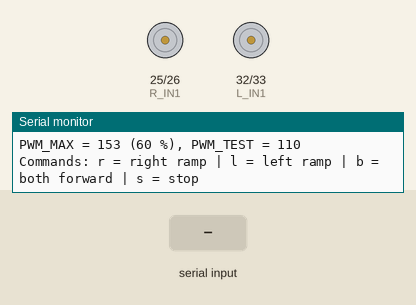
This sketch was run on a simulated ESP32. Shown: motor-driver pin pairs drawn as motors (green arrow = first pin HIGH = forward, orange = second pin HIGH = backward, longer = more drive, scaled by the enable pin), the last lines printed to the serial monitor. The inputs (shaded band) are chosen by the test bench.

Above: at 1.5 s.
1.6 s: "r" received over Serial
4.6 s: "l" received over Serial
6.1 s: "b" received over Serial
At 6.9 s:
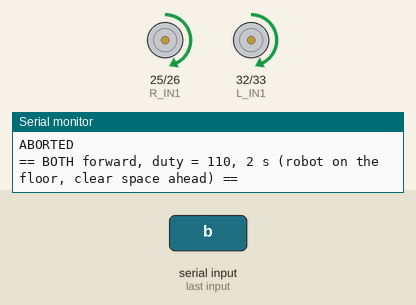
9.1 s: "l" received over Serial
12.1 s: "s" received over Serial
Timing chart, 0 to 14.6 s (numbered marks = the images above; inputs shaded):
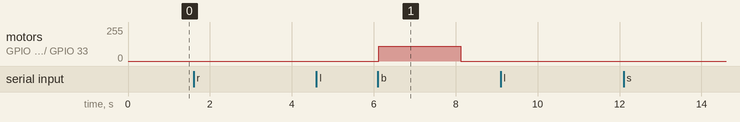

The sketch:

motor_test.ino
```cpp
/*
  motor_test.ino - test each motor ALONE (ESP32 + L298N)

  Board : ESP32 Dev Module (ESP32-WROOM-32, 38 pins)
  Core  : works with arduino-esp32 2.x and 3.x

  Convention
    RIGHT / LEFT = as seen from BEHIND the robot, looking in the direction of motion.
    FORWARD      = toward the caster wheel and the HC-SR04.
    Right motor  = L298N channel A (IN1, IN2, ENA)
    Left  motor  = L298N channel B (IN3, IN4, ENB)

  Serial Monitor: 115200 baud (any line-ending setting).
    r = ramp test, right motor      l = ramp test, left motor
    b = both motors forward, 2 s    s = stop
    Any key pressed DURING a test aborts it and stops the motors.

  Before powering the motors:
    - ENA and ENB jumpers on the L298N board removed
    - 10k pull-down resistor from ENA and ENB to GND
    - common GND between battery, L298N and ESP32
    - robot lifted so the wheels spin in the air (except the 'b' test)
*/

#include <Arduino.h>

// ---------------- Pins (edit ONLY here) ----------------
const int R_IN1 = 25;
const int R_IN2 = 26;
const int R_EN  = 27;   // set to 2 if the ENA wire was NOT moved
const int L_IN1 = 32;
const int L_IN2 = 33;
const int L_EN  = 18;   // set to 15 if the ENB wire was NOT moved

// ---------------- Direction fix ----------------
// Change to true ONLY if that wheel turns backward when the code says "forward".
// Do NOT also swap the motor wires, or the two fixes cancel each other.
const bool INVERT_RIGHT = false;
const bool INVERT_LEFT  = false;

// ---------------- PWM and speed limits ----------------
const int PWM_FREQ     = 5000;  // Hz
const int PWM_BITS     = 8;     // duty range 0..255
const int PWM_MAX      = 153;   // 60 % - hard limit (motors rated 3.7 V)
const int PWM_START    = 60;    // ramp start (about 23 %)
const int PWM_STEP     = 10;
const int PWM_TEST     = 110;   // about 43 %
const int RAMP_STEP_MS = 600;

// LEDC channels (used by core 2.x only)
const int R_CH = 0;
const int L_CH = 1;

// ---------------- PWM wrappers (core 2.x / 3.x) ----------------
void pwmInit() {
#if ESP_ARDUINO_VERSION_MAJOR >= 3
  ledcAttach(R_EN, PWM_FREQ, PWM_BITS);
  ledcAttach(L_EN, PWM_FREQ, PWM_BITS);
#else
  ledcSetup(R_CH, PWM_FREQ, PWM_BITS);
  ledcAttachPin(R_EN, R_CH);
  ledcSetup(L_CH, PWM_FREQ, PWM_BITS);
  ledcAttachPin(L_EN, L_CH);
#endif
}

void pwmWrite(int pin, int channel, int duty) {
#if ESP_ARDUINO_VERSION_MAJOR >= 3
  (void)channel;
  ledcWrite(pin, duty);
#else
  (void)pin;
  ledcWrite(channel, duty);
#endif
}

// ---------------- Motor control ----------------
// speed: -PWM_MAX .. +PWM_MAX  (positive = forward, 0 = stop)
void setMotor(int in1, int in2, int enPin, int enCh, bool invert, int speed) {
  speed = constrain(speed, -PWM_MAX, PWM_MAX);

  if (speed == 0) {
    pwmWrite(enPin, enCh, 0);
    digitalWrite(in1, LOW);
    digitalWrite(in2, LOW);
    return;
  }

  bool forward = (speed > 0);
  if (invert) forward = !forward;

  digitalWrite(in1, forward ? HIGH : LOW);
  digitalWrite(in2, forward ? LOW : HIGH);
  pwmWrite(enPin, enCh, abs(speed));
}

void setRight(int s) { setMotor(R_IN1, R_IN2, R_EN, R_CH, INVERT_RIGHT, s); }
void setLeft(int s)  { setMotor(L_IN1, L_IN2, L_EN, L_CH, INVERT_LEFT,  s); }
void stopAll()       { setRight(0); setLeft(0); }

// ---------------- Test helpers ----------------
// Returns true if a key was pressed (and stops the motors).
bool abortRequested() {
  if (Serial.available()) {
    while (Serial.available()) Serial.read();
    stopAll();
    Serial.println("ABORTED");
    return true;
  }
  return false;
}

// Waits ms milliseconds; returns true if aborted.
bool waitMs(int ms) {
  unsigned long t0 = millis();
  while (millis() - t0 < (unsigned long)ms) {
    if (abortRequested()) return true;
    delay(10);
  }
  return false;
}

void rampTest(bool right) {
  const char* name = right ? "RIGHT" : "LEFT";
  Serial.printf("\n== %s motor: forward ramp ==\n", name);
  Serial.println("Note the duty where the wheel STARTS to turn, and its direction.");

  int d = PWM_START;
  while (true) {
    int duty = min(d, PWM_MAX);
    if (right) setRight(duty); else setLeft(duty);
    Serial.printf("duty = %d  (%d %%)\n", duty, duty * 100 / 255);
    if (waitMs(RAMP_STEP_MS)) return;
    if (duty == PWM_MAX) break;
    d += PWM_STEP;
  }

  stopAll();
  if (waitMs(1000)) return;

  Serial.printf("== %s motor: backward, duty = %d, 1.5 s ==\n", name, PWM_TEST);
  if (right) setRight(-PWM_TEST); else setLeft(-PWM_TEST);
  if (waitMs(1500)) return;

  stopAll();
  Serial.println("Done.");
}

void bothForwardTest() {
  Serial.printf("\n== BOTH forward, duty = %d, 2 s (robot on the floor, clear space ahead) ==\n", PWM_TEST);
  setRight(PWM_TEST);
  setLeft(PWM_TEST);
  if (waitMs(2000)) return;

  stopAll();
  Serial.println("Done. Did it go straight? Note which side it drifted to.");
}

// ---------------- Arduino entry points ----------------
void setup() {
  Serial.begin(115200);
  delay(300);

  pinMode(R_IN1, OUTPUT);
  pinMode(R_IN2, OUTPUT);
  pinMode(L_IN1, OUTPUT);
  pinMode(L_IN2, OUTPUT);
  digitalWrite(R_IN1, LOW);
  digitalWrite(R_IN2, LOW);
  digitalWrite(L_IN1, LOW);
  digitalWrite(L_IN2, LOW);

  pwmInit();
  stopAll();

  Serial.println("\nMotor test ready.");
  Serial.printf("PWM_MAX = %d (%d %%), PWM_TEST = %d\n", PWM_MAX, PWM_MAX * 100 / 255, PWM_TEST);
  Serial.println("Commands: r = right ramp | l = left ramp | b = both forward | s = stop");
}

void loop() {
  if (!Serial.available()) return;

  char c = Serial.read();
  delay(20);                                  // let the rest of the line arrive
  while (Serial.available()) Serial.read();   // drain it, so a newline does not abort the test

  switch (c) {
    case 'r': rampTest(true);   break;
    case 'l': rampTest(false);  break;
    case 'b': bothForwardTest(); break;
    case 's': stopAll(); Serial.println("STOP"); break;
    default: break;                            // ignore anything else
  }
}
```

Measured:
- after the input at 6.1 s, motor on GPIO 25 (R_IN1) / GPIO 26 (R_IN2), motor on GPIO 32 (L_IN1) / GPIO 33 (L_IN2): stopped → forward 110/255 at once, → stopped 2.0 s later
